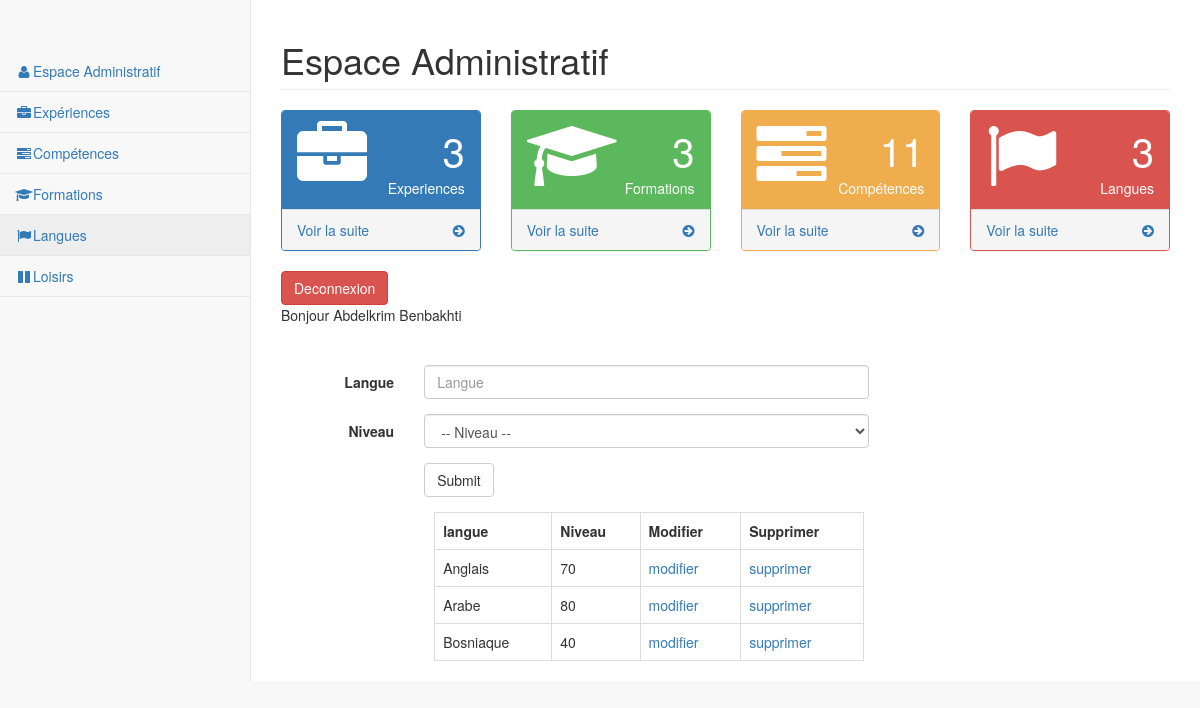
Page /admin/langues.php (signed in) on the earlier database version.
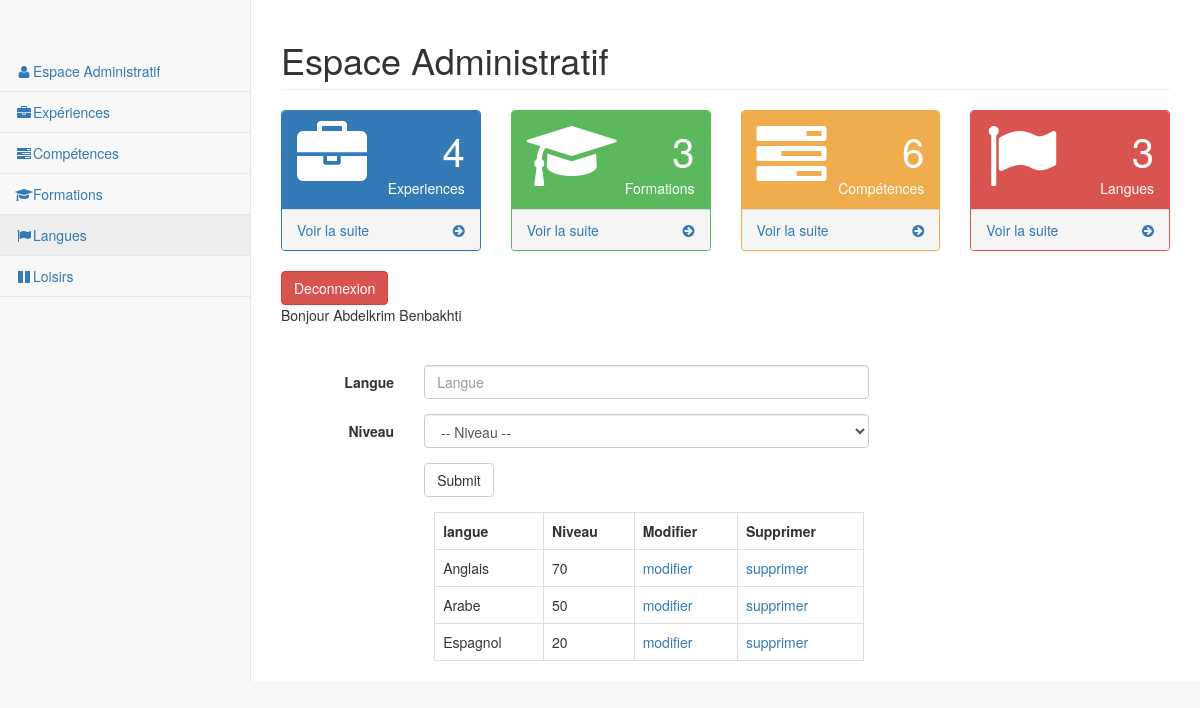
Same page on the later database version.
### tables this page shows
CREATE TABLE `t_utilisateur` (
  `id_utilisateur` smallint(5) NOT NULL,
  `membre` varchar(11) NOT NULL,
  `prenom` varchar(25) NOT NULL,
  `nom` varchar(25) NOT NULL,
  `email` varchar(50) NOT NULL,
  `telephone` varchar(20) NOT NULL COMMENT 'varchar car 0 n''est pas un entier',
  `mdp` varchar(13) NOT NULL,
  `pseudo` varchar(13) NOT NULL,
  `avatar` varchar(13) NOT NULL,
  `age` smallint(5) NOT NULL,
  `date_de_naissance` date NOT NULL,
  `sexe` enum('Femme','Homme') NOT NULL,
  `etat_civil` enum('M.','Mme') NOT NULL,
  `statut_marital` varchar(13) NOT NULL,
  `adresse` text NOT NULL,
  `code_postal` varchar(5) NOT NULL,
  `ville` varchar(50) NOT NULL,
  `pays` varchar(25) NOT NULL,
  `note` varchar(20) NOT NULL
);

CREATE TABLE `t_langue` (
  `id_langue` int(11) NOT NULL,
  `langue` varchar(20) NOT NULL,
  `niveau` int(3) NOT NULL
);

### admin/langues.php (the view, shortened to what this page needs)
<?php include 'top.php'; ?>
        <?php
        $sql = $pdoCV->query("SELECT * FROM t_utilisateur");
        $resultat = $sql->fetch();
        echo '<div class="identite"> Bonjour ' .$resultat['prenom'].' '.$resultat['nom'].'<br/>
        </div><br><br>';
        ?>
            <div class="row">
                <form class="form-horizontal" method="POST" action="langues.php">
                  <div class="form-group">
                    <label for="inputEmail3" class="col-sm-2 control-label">Langue</label>
                    <div class="col-sm-6">
                      <input type="text" name="langue" class="form-control" id="inputEmail3" placeholder="Langue">
                    </div>
                  </div>
                  <div class="form-group">
                    <label for="inputEmail3" class="col-sm-2 control-label">Niveau</label>
                    <div class="col-sm-6">
                        <select class="form-control" name="niveau">
                          <option disabled selected>-- Niveau --</option>
                        </select>
                    </div>
                  </div>
                  <div class="form-group">
                    <div class="col-sm-offset-2 col-sm-10">
                      <input type="submit" class="btn btn-default"></input>
                    </div>
                  </div>
                </form>
            </div>
            <div class="row">
                <?php
                $sql = $pdoCV->query("SELECT * FROM t_langue");
                $sql -> execute();
                ?>
                <div class="col-lg-6 col-lg-offset-2">
                    <table class="table table-bordered">
                        <tr>
                            <th>langue</th>
                            <th>Niveau</th>
                            <th>Modifier</th>
                            <th>Supprimer</th>
                        </tr>
                        <?php while ($resultat=$sql->fetch()){ ?>
                        <tr>
                            <td><?= $resultat['langue'] ?></td>
                            <td><?= $resultat['niveau'] ?></td>
                            <td><a href="modif_langues.php?id_langue=<?= $resultat['id_langue']?>">modifier</a></td>
                            <td><a href="langues.php?id_langue=<?= $resultat['id_langue']?>">supprimer</a></td>
                        </tr>
                    <?php } ?>
                    </table>
                </div>
            </div>
        </div>
<?php include 'bottom.php'; ?>

### admin/bottom.php (shortened to what this page needs)
    </div>
</body>
</html>

### FRONT/css/style.css (style rules this page uses)
body { background: #ddd; }

Differences in the rows shown:
removed t_langue: langue "Bosniaque", niveau "40"
changed t_langue "Arabe": niveau "80" → "50"
added t_langue: langue "Espagnol", niveau "20"
Other differences:
text no longer shown: "Espace Administratif Expériences Compétences Formations Langues Loisirs Espace Administratif 3 Experiences Voir la suite 3 Formations Voir la suite 11 Compétences Voir la suite 3 Langues Voir la suite Deconnexion"
text now shown: "Espace Administratif Expériences Compétences Formations Langues Loisirs Espace Administratif 4 Experiences Voir la suite 3 Formations Voir la suite 6 Compétences Voir la suite 3 Langues Voir la suite Deconnexion"
